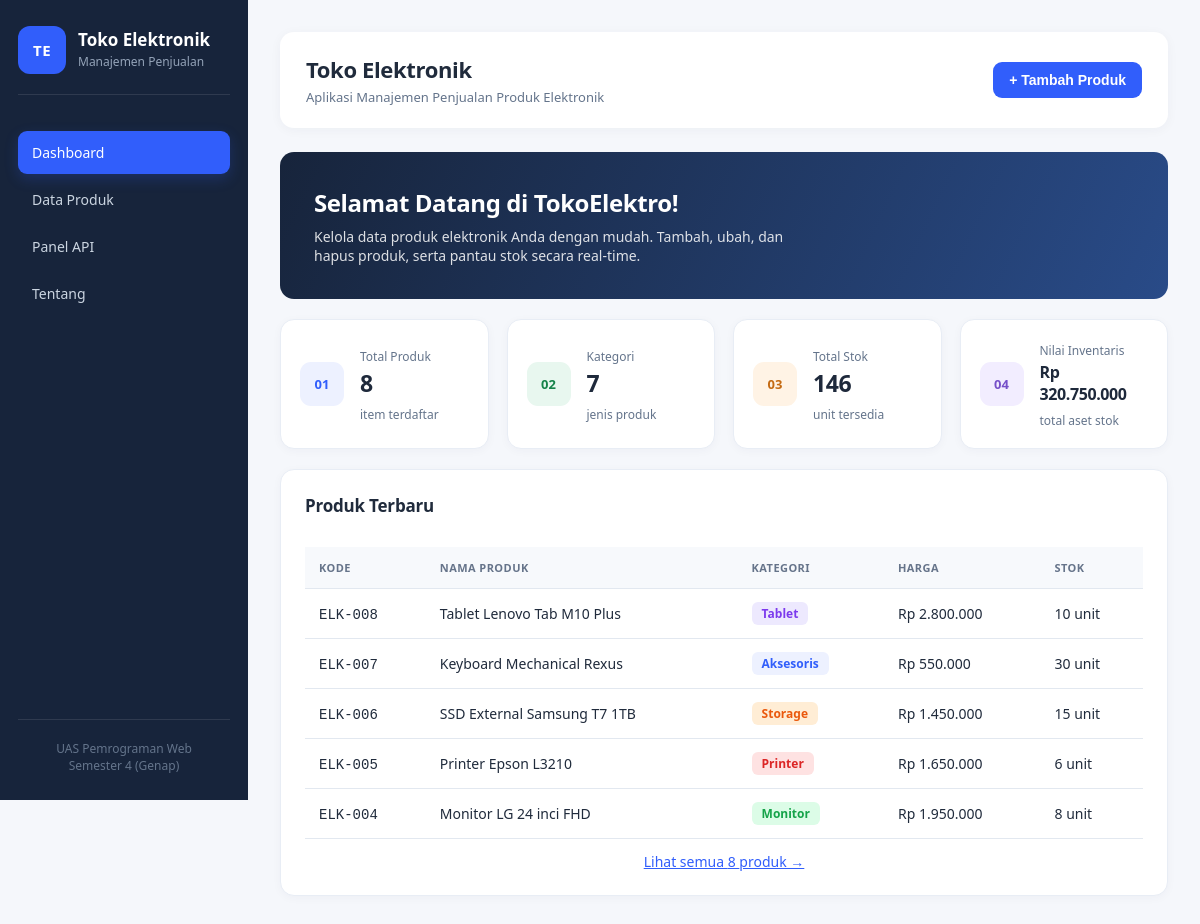
The page / on the database its author committed.
### tables this page shows
CREATE TABLE IF NOT EXISTS produk (
    id          INT AUTO_INCREMENT PRIMARY KEY,
    kode_produk VARCHAR(20)     NOT NULL UNIQUE,
    nama_produk VARCHAR(150)    NOT NULL,
    kategori    VARCHAR(80)     NOT NULL,
    merek       VARCHAR(80)     NOT NULL,
    harga       DECIMAL(15, 2)  NOT NULL,
    stok        INT             NOT NULL DEFAULT 0,
    deskripsi   TEXT,
    created_at  TIMESTAMP       DEFAULT CURRENT_TIMESTAMP,
    updated_at  TIMESTAMP       DEFAULT CURRENT_TIMESTAMP ON UPDATE CURRENT_TIMESTAMP
);

### index.php (the view, shortened to what this page needs)
<?php
require_once 'includes/config.php';
$produk_list = [];
$res = $conn->query("SELECT * FROM produk ORDER BY id DESC");
if ($res) {
    while ($row = $res->fetch_assoc()) {
        $produk_list[] = $row;
    }
}
$total_produk  = count($produk_list);
$total_stok    = array_sum(array_column($produk_list, 'stok'));
$total_nilai   = array_sum(array_map(fn($p) => $p['harga'] * $p['stok'], $produk_list));
$kategori_unik = count(array_unique(array_column($produk_list, 'kategori')));
$warna_badge = [
    'Laptop'      => '',
    'Smartphone'  => 'badge-orange',
    'Tablet'      => 'badge-purple',
    'Monitor'     => 'badge-green',
    'Printer'     => 'badge-red',
    'Storage'     => 'badge-orange',
    'Aksesoris'   => '',
];
function badgeKelas($kat) {
    global $warna_badge;
    return $warna_badge[$kat] ?? '';
}
function rupiah($angka) {
    return 'Rp ' . number_format($angka, 0, ',', '.');
}
?>
<!DOCTYPE html>
<html lang="id">
<head>
    <link rel="stylesheet" href="assets/css/style.css">
</head>
<body>
<div class="app-layout">
    <aside class="sidebar">
        <div class="brand">
            <div class="brand-icon">TE</div>
            <div>
                <h1>Toko Elektronik</h1>
                <p>Manajemen Penjualan</p>
            </div>
        </div>
        <nav class="menu">
            <a href="#" data-target="dashboard" onclick="navigasi('dashboard'); return false;" class="active">
                Dashboard
            </a>
            <a href="#" data-target="data-lokal" onclick="navigasi('data-lokal'); return false;">
                Data Produk
            </a>
            <a href="#" data-target="api-panel" onclick="navigasi('api-panel'); loadApiProduk(); return false;">
                Panel API
            </a>
            <a href="#" data-target="tentang" onclick="navigasi('tentang'); return false;">
                Tentang
            </a>
        </nav>
        <div class="sidebar-footer">
            UAS Pemrograman Web<br>
            Semester 4 (Genap)
        </div>
    </aside>
    <main class="content">
        <header class="topbar">
            <div>
                <h2>Toko Elektronik</h2>
                <p>Aplikasi Manajemen Penjualan Produk Elektronik</p>
            </div>
            <button class="btn btn-primary" onclick="navigasi('data-lokal'); bukaModalTambah()">
                + Tambah Produk
            </button>
        </header>
        <section id="dashboard" class="section">
            <div class="hero-card">
                <h3>Selamat Datang di TokoElektro!</h3>
                <p>Kelola data produk elektronik Anda dengan mudah. Tambah, ubah, dan hapus produk, serta pantau stok secara real-time.</p>
            </div>
            <div class="grid-4">
                <div class="stat-card">
                    <div class="stat-icon blue">01</div>
                    <div class="stat-info">
                        <span>Total Produk</span>
                        <strong><?= $total_produk ?></strong>
                        <small>item terdaftar</small>
                    </div>
                </div>
                <div class="stat-card">
                    <div class="stat-icon green">02</div>
                    <div class="stat-info">
                        <span>Kategori</span>
                        <strong><?= $kategori_unik ?></strong>
                        <small>jenis produk</small>
                    </div>
                </div>
                <div class="stat-card">
                    <div class="stat-icon orange">03</div>
                    <div class="stat-info">
                        <span>Total Stok</span>
                        <strong><?= number_format($total_stok) ?></strong>
                        <small>unit tersedia</small>
                    </div>
                </div>
                <div class="stat-card">
                    <div class="stat-icon purple">04</div>
                    <div class="stat-info">
                        <span>Nilai Inventaris</span>
                        <strong style="font-size:16px;"><?= rupiah($total_nilai) ?></strong>
                        <small>total aset stok</small>
                    </div>
                </div>
            </div>
            <?php if (!empty($produk_list)): ?>
            <div class="panel" style="margin-top:20px;">
                <div class="section-title">Produk Terbaru</div>
                <div class="table-wrap">
                    <table>
                        <thead>
                            <tr>
                                <th>Kode</th>
                                <th>Nama Produk</th>
                                <th>Kategori</th>
                                <th>Harga</th>
                                <th>Stok</th>
                            </tr>
                        </thead>
                        <tbody>
                        <?php foreach (array_slice($produk_list, 0, 5) as $p): ?>
                            <tr>
                                <td><code><?= htmlspecialchars($p['kode_produk']) ?></code></td>
                                <td><?= htmlspecialchars($p['nama_produk']) ?></td>
                                <td><span class="badge <?= badgeKelas($p['kategori']) ?>"><?= htmlspecialchars($p['kategori']) ?></span></td>
                                <td><?= rupiah($p['harga']) ?></td>
                                <td><?= $p['stok'] > 0 ? $p['stok'] . ' unit' : '<span style="color:var(--danger)">Habis</span>' ?></td>
                            </tr>
                        <?php endforeach; ?>
                        </tbody>
                    </table>
                </div>
                <?php if ($total_produk > 5): ?>
                <div style="margin-top:12px;text-align:center;">
                    <a href="#" onclick="navigasi('data-lokal'); return false;" style="color:var(--primary);font-size:14px;">
                        Lihat semua <?= $total_produk ?> produk →
                    </a>
                </div>
                <?php endif; ?>
            </div>
            <?php endif; ?>
        </section>
    </main>
</div>
</body>
</html>

### rows shown on the page
produk: kode_produk "ELK-008", nama_produk "Tablet Lenovo Tab M10 Plus", kategori "Tablet", harga "Rp 2.800.000", stok "10"
produk: kode_produk "ELK-007", nama_produk "Keyboard Mechanical Rexus", kategori "Aksesoris", harga "Rp 550.000", stok "30"
produk: kode_produk "ELK-006", nama_produk "SSD External Samsung T7 1TB", kategori "Storage", harga "Rp 1.450.000", stok "15"
produk: kode_produk "ELK-005", nama_produk "Printer Epson L3210", kategori "Printer", harga "Rp 1.650.000", stok "6"
produk: kode_produk "ELK-004", nama_produk "Monitor LG 24 inci FHD", kategori "Monitor", harga "Rp 1.950.000", stok "8"

### other values the page prints
$total_produk "8"
$kategori_unik "7"
$total_stok "146"
rupiah($total_nilai) "Rp 320.750.000"
